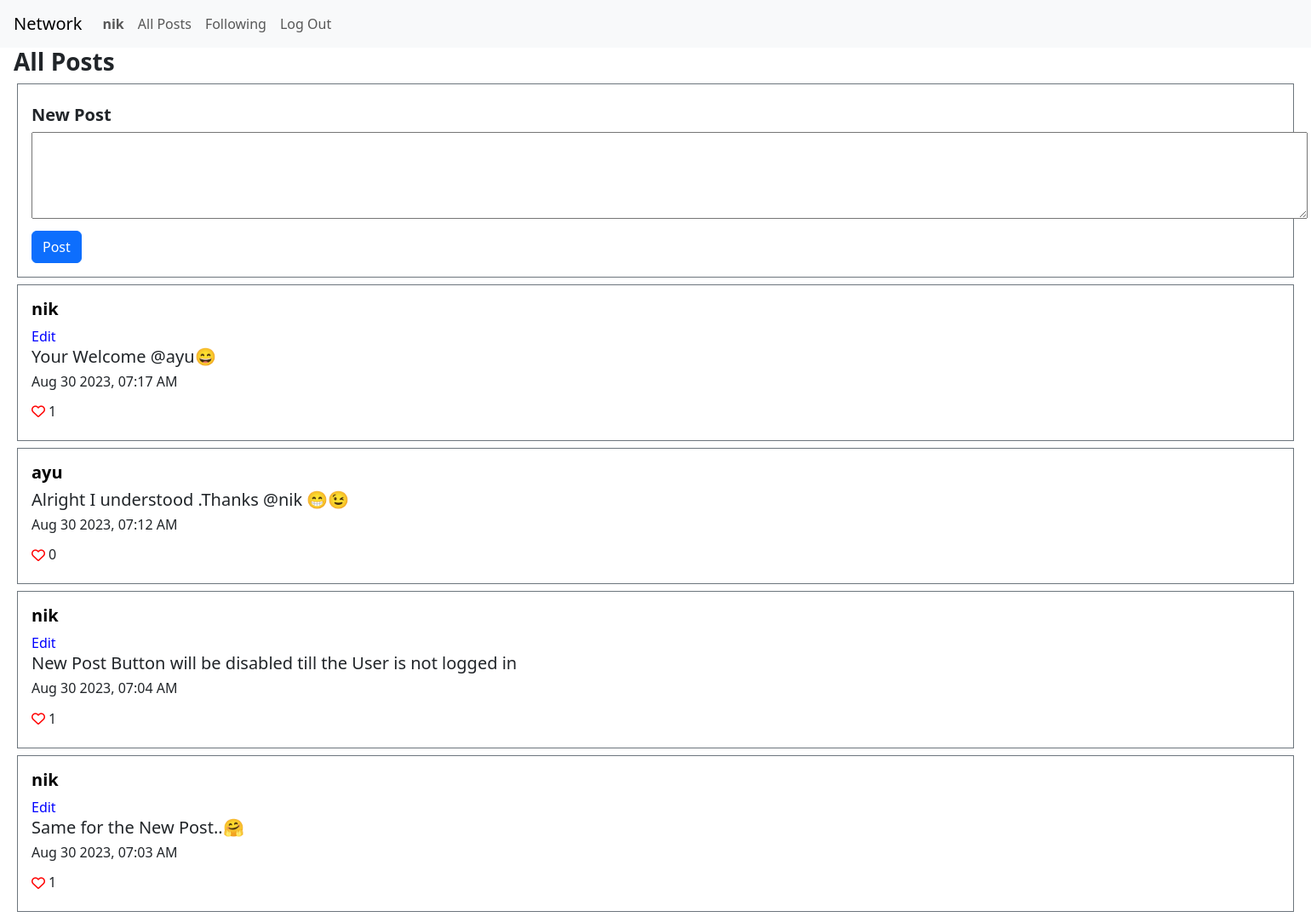
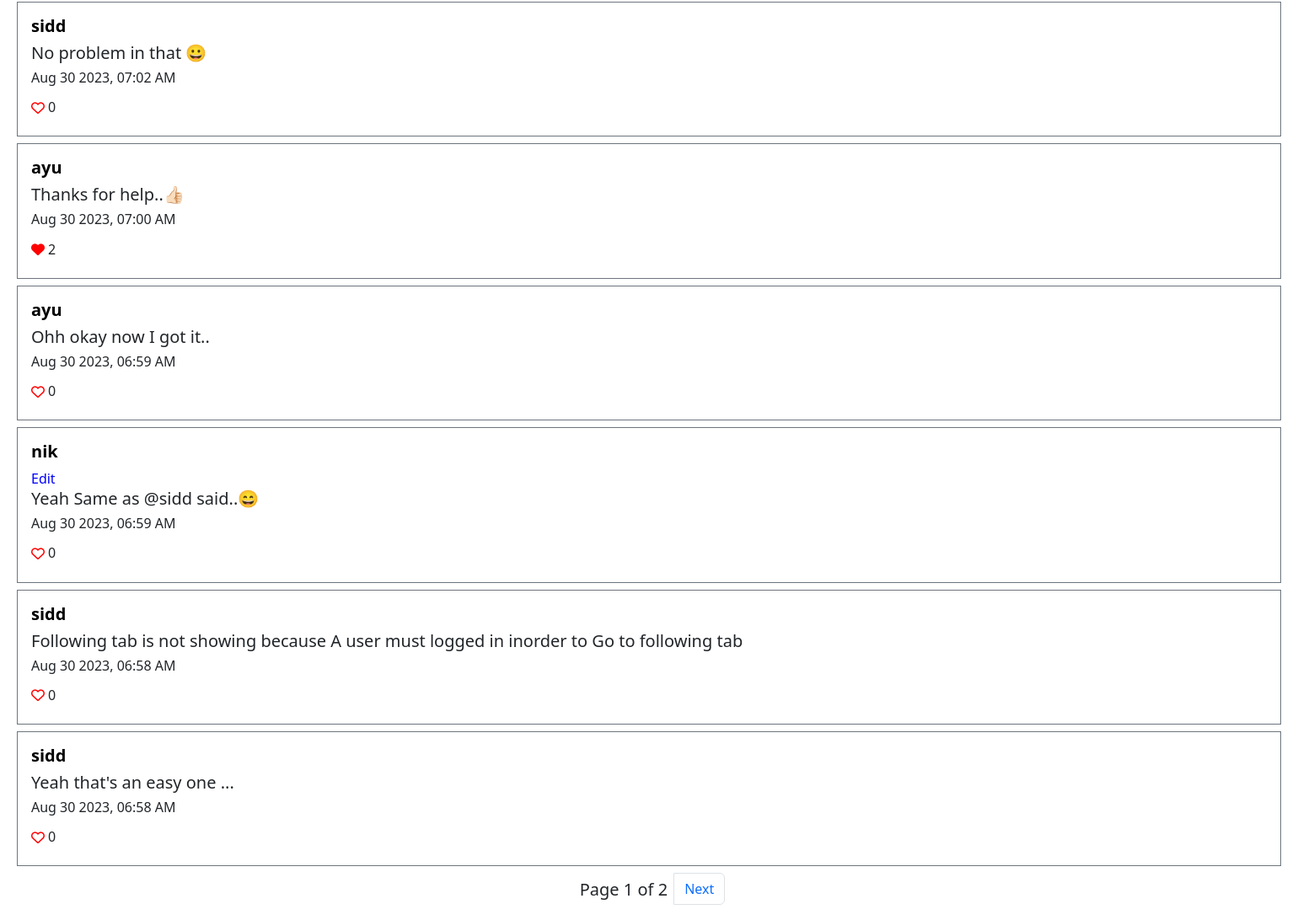
/ (signed in), run on the app's committed database (2 pictures, top to bottom).
### network/models.py (models this page shows, shortened)
class User(AbstractUser):
    posts=models.ManyToManyField(Post, blank=True, related_name="posted_by")
    liked=models.ManyToManyField(Post, blank=True, related_name="liked_by")
    followers=models.ManyToManyField("self", blank=True,symmetrical=False, related_name="follower")
    followings=models.ManyToManyField("self", blank=True,symmetrical=False, related_name="following")

class Post(models.Model):
    user = models.CharField(max_length=50)
    body = models.CharField(max_length=500)
    likes = models.IntegerField(default=0)
    is_liked = models.BooleanField(default=False)
    timestamp = models.DateTimeField(auto_now_add=True)
    def serialize(self):
        return {
            "id": self.id,
            "user": self.user,
            "body": self.body,
            "timestamp": self.timestamp.strftime("%b %d %Y, %I:%M %p"),
            "likes": self.likes,
            "is_liked":self.is_liked
        }

### network/views.py (the view)
# urls.py: path("", views.index, name="index"),
def index(request):
    p=Post.objects.order_by("-timestamp").all()
    if request.user.is_authenticated:
        for post in p:
            if post in request.user.liked.all():
                post.is_liked=True
    posts=[post.serialize() for post in p]
    paginator = Paginator(posts, 10)
    page_number = request.GET.get("page")
    page_obj = paginator.get_page(page_number)
    return render(request, "network/index.html",{'heading':'All Posts',"page_obj": page_obj})

### network/templates/network/index.html (shortened to what this page needs)
{% extends "network/layout.html" %}
{% block body %}
    {% if heading %}
    <h3 class="mx-2 bold">{{heading}}</h3>
    {% endif %}
    <div class="container border border-secondary ml-2 my-2 p-3 ">
        <h5 class="my-2 bold">New Post</h5>
        <textarea id="new-post-body" cols="160" rows="4"></textarea>
        {% if request.user.is_authenticated %}
        <button type="button" id="new-post-btn" class="btn btn-primary mt-2">Post</button>
        {% else %}
        <h5 >Make sure You are <strong>Logged In</strong> to create a Post.</h5>
        {% endif %}
        </div>
    {% for post in page_obj %}
        <div class="container border border-secondary ml-2 my-2 p-3 ">
            <h5 class="bold"><a class="usr" href="{% url 'user' post.user %}">{{post.user}}</a></h5>
            <div id="edit-sec{{post.id}}">
                {% if request.user.username == post.user %}
                <button class="edit-btn p-0" id="{{post.id}}" onClick="edit(this.id)">Edit</button>
                {% endif %}
                <h5 id="post-body{{post.id}}">{{post.body}}</h5>
            </div>
            <h6>{{post.timestamp}}</h6>
            <div class="d-flex">
                {% if request.user.is_authenticated %}
                    {% if post.is_liked %}
                    <button id="like{{post.id}}" value="unlike" class="btn m-0 p-0  border-0" onclick="like(this.id,this.value)"><i class="fa-solid fa-heart heart"></i></button>
                    {% else %}
                    <button id="like{{post.id}}" value="like" class="btn m-0 p-0 border-0" onclick="like(this.id,this.value)"><i class="fa-regular fa-heart heart"></i></button>
                    {% endif %}
                    <h6 id="likes{{post.id}}" class="mx-1 pt-2">{{post.likes}}</h6>
                {% else %}
                <h5>No. of likes: {{post.likes}} </h5>
                {% endif %}
            </div>
        </div>
    {% empty %}
    <h4 class="my-4 mx-2">Nothing To Show..</h4>
    {% endfor %}
    <nav aria-label="Page navigation example">
        <ul class="pagination justify-content-center">
            <li class="page-item">
                <h5 class="my-2 mx-2">Page {{ page_obj.number }} of {{ page_obj.paginator.num_pages }} </h5>
            </li>
            {% if page_obj.has_next %}
            <li class="page-item">
                <a class="page-link" href="?page={{ page_obj.next_page_number }}">Next</a>
              </li>
            {% endif %}
        </ul>
    </nav>
{% endblock %}
{% block script %}
{% load static %}
{% endblock %}

### network/templates/network/layout.html (shortened to what this page needs)
{% load static %}
<!DOCTYPE html>
<html lang="en">
    <head>
        <link href="https://cdn.jsdelivr.net/npm/bootstrap@5.3.1/dist/css/bootstrap.min.css" rel="stylesheet">
        <link href="{% static 'network/styles.css' %}" rel="stylesheet">
    </head>
    <body>
        <nav class="navbar navbar-expand-lg navbar-light bg-light">
            <a class="navbar-brand m-0 px-3" href="#">Network</a>
            <div>
              <ul class="navbar-nav mr-auto">
                {% if user.is_authenticated and request.user.username %}
                    <li class="nav-item">
                        <a class="nav-link" href="#"><strong id="usrname">{{ request.user.username }}</strong></a>
                    </li>
                {% endif %}
                <li class="nav-item">
                  <a class="nav-link" href="{% url 'index' %}">All Posts</a>
                </li>
                {% if user.is_authenticated and request.user.username %}
                    <li class="nav-item">
                        <a class="nav-link" href="{% url 'following' %}">Following</a>
                    </li>
                    <li class="nav-item">
                        <a class="nav-link" href="{% url 'logout' %}">Log Out</a>
                    </li>
                {% endif %}
              </ul>
            </div>
          </nav>
        <div class="body mx-2">
            {% block body %}
            {% endblock %}
        </div>
    </body>
</html>

### network/static/network/styles.css (style rules this page uses)
.bold { font-weight: bold; }
a.usr { color: black; text-decoration: none; }
.container { max-width: 99%; width: 1500px; }
.edit-btn { background-color: white; border: none; color: blue; }
.heart,.heart:hover { color: red; }

### data on the page
User: user.username "nik"
Post: user "nik", body "Your Welcome @ayu😄"
Post: user "ayu", body "Alright I understood .Thanks @nik 😁😉"
Post: user "nik", body "New Post Button will be disabled till the User is not logged in"
Post: user "nik", body "Same for the New Post..🤗"
Post: user "sidd", body "No problem in that 😀"
Post: user "ayu", body "Thanks for help..👍🏻"
Post: user "ayu", body "Ohh okay now I got it.."
Post: user "nik", body "Yeah Same as @sidd said..😄"
Post: user "sidd", body "Following tab is not showing because A user must logged in inorder to Go to following tab"
Post: user "sidd", body "Yeah that's an easy one ..."

### other printed values
{{ heading }} "All Posts"
{{ post.timestamp }} "Aug 30 2023, 07:17 AM" "Aug 30 2023, 07:12 AM" "Aug 30 2023, 07:04 AM" "Aug 30 2023, 07:03 AM" "Aug 30 2023, 07:02 AM" "Aug 30 2023, 07:00 AM" "Aug 30 2023, 06:59 AM" "Aug 30 2023, 06:59 AM" "Aug 30 2023, 06:58 AM" "Aug 30 2023, 06:58 AM"
{{ post.likes }} "1" "0" "1" "1" "0" "2" "0" "0" "0" "0"
{{ page_obj.number }} "1"
{{ page_obj.paginator.num_pages }} "2"
